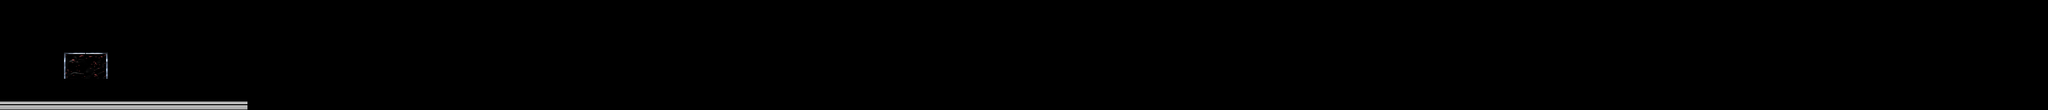

Tiled map render using the project's own tile images. Description and the map definition, with tile-layer contents summarised, below:
An orthogonal 240x13 tile map with 16x16 px tiles, 2 tile layers (background, graphics) and 2 objects.

<map version="1.10" tiledversion="1.10.2" orientation="orthogonal" renderorder="right-down" width="240" height="13" tilewidth="16" tileheight="16" infinite="0" nextlayerid="7" nextobjectid="6">
 <tileset firstgid="1" source="SciFi indoors tileset/Level1WorldTileSheet.tsx" />
 <layer id="1" name="background" width="240" height="13">
  <data>[3120 cells, 3120 non-empty, 1 distinct tile ids]</data>
 </layer>
 <layer id="2" name="graphics" width="240" height="13">
  <data>[3120 cells, 53 non-empty, 25 distinct tile ids]</data>
 </layer>
 <imagelayer id="6" name="space" />
 <objectgroup id="3" name="ground">
  <object id="4" x="36" y="220.667" />
  <object id="5" x="1.33333" y="192.667" width="462.667" height="13.3333" />
 </objectgroup>
 <objectgroup id="4" name="pipes" />
 <objectgroup id="5" name="bricks" />
</map>
